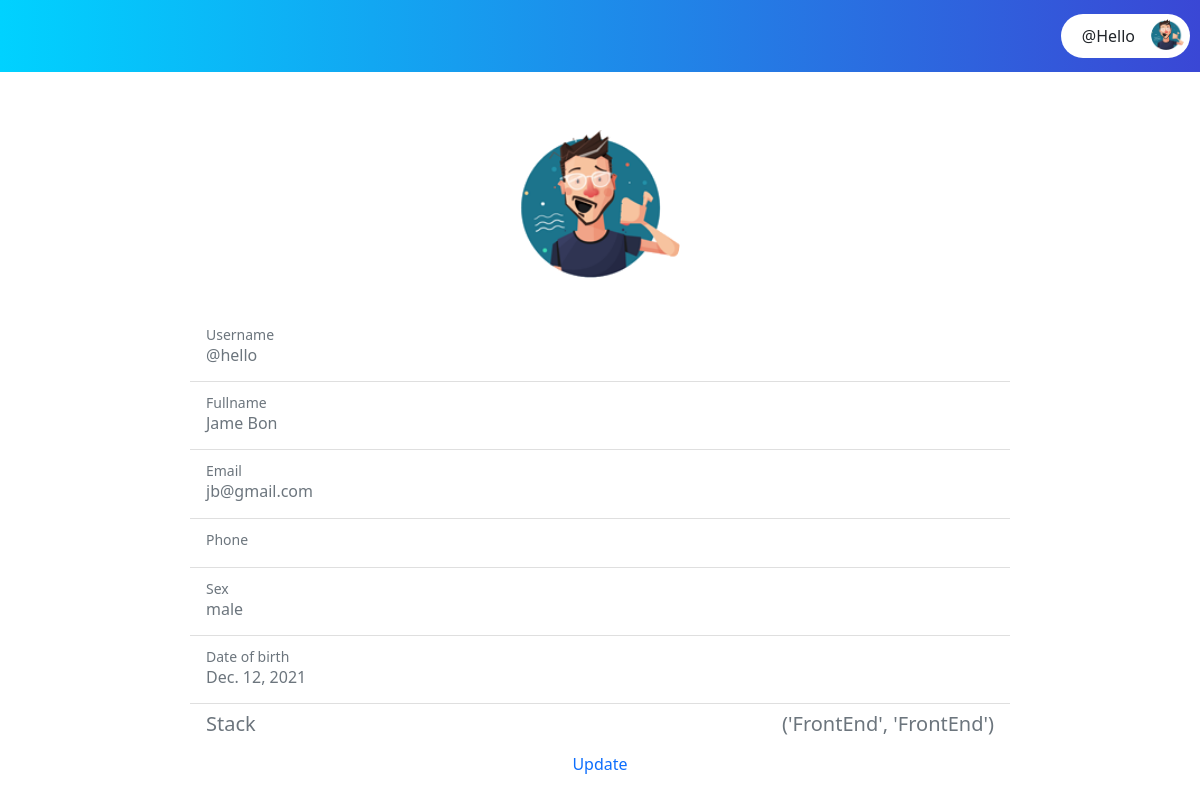
The page /participants/en/profile/ (signed in) on the database as committed earlier.
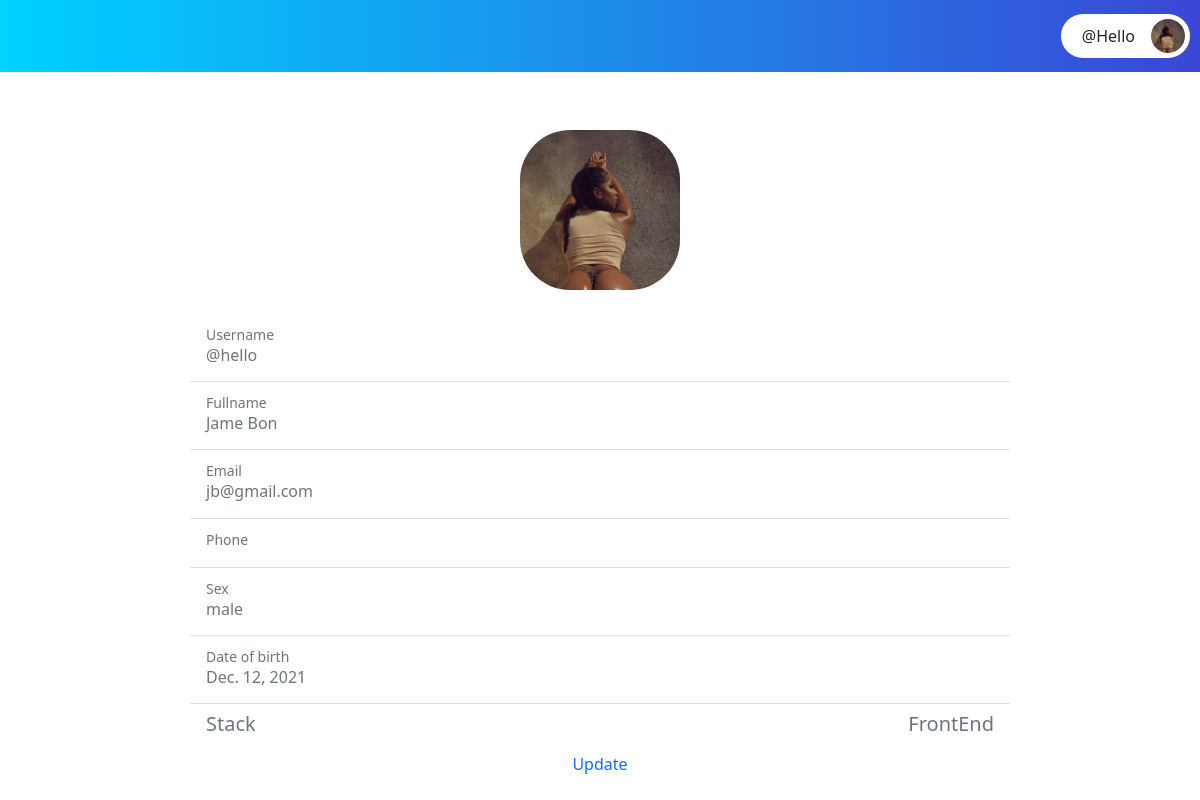
The same page on the database as committed later.
### core/models.py (models this page shows, shortened)
class CustomUser(AbstractUser):
    GENDER = [
        ('Male', 'Male'),
        ('Female', 'Female'),
    ]
    id =  models.UUIDField(unique=True, primary_key=True, default=uuid.uuid4, editable=False)
    email = models.EmailField(unique=True)
    gender = models.CharField(max_length=6, choices=GENDER, default=GENDER[0])
    dob = models.DateField(null=True)
    is_participant = models.BooleanField(default=False)
    is_judge = models.BooleanField(default=False)
    is_admin = models.BooleanField(default=False)

### participants/models.py (models this page shows, shortened)
class Participant(models.Model):
    STACKS = [
        ('FrontEnd', 'FrontEnd'),
        ('BackEnd', 'BackEnd'),
        ('FullStack', 'FullStack'),
    ]
    id = models.UUIDField(default=uuid.uuid4, unique=True, editable=False, primary_key=True)
    user = models.OneToOneField(CustomUser, on_delete=models.CASCADE)
    image = models.ImageField(default="participant_image.png", upload_to="participant_profile_images")
    stack = models.CharField(max_length=30, choices=STACKS, default=STACKS[0])

### participants/views.py (the view)
# urls.py: path('profile/', ParticipantProfileDetail.as_view(), name='participant_profile'),
class ParticipantProfileDetail(LoginRequiredMixin, TemplateView):
    template_name = "participants/profile.html"
    def get_context_data(self, **kwargs: Any) -> Dict[str, Any]:
        context = super().get_context_data(**kwargs)
        participant = Participant.objects.get(user=self.request.user)
        all_participants = ParticipantPolls.objects.all()
        context['polls'] = ParticipantPolls.objects.filter(participant=participant)
        context['participants'] = all_participants
        return context

### participants/templates/participants/profile.html (shortened to what this page needs)
{% extends 'participants/dashboard.html' %}
{% load static %}
{% block dashboard_content %}
<div class="main-content p-3 mt-4">
    <div class="profile-wrapper">
        <div class="profile-content">
            <div class="p-image mx-auto p-image-lg animate__animated animate__zoomIn animate__faster">
                {% if user.is_participant %}
                <img src="{{ user.participant.image.url }}" alt="participant_image">
                {% elif user.is_judge %}
                <img src="{{ user.judgeprofile.profile_picture.url }}" alt="judges_profile">
                {% endif %}
            </div>
        </div>
        <div class="profile-text mt-4">
            <ul class="list-group list-group-flush">
                <li class="list-group-item">
                    <small class="text-muted">Username</small>
                    <h6 class="text-muted">@{{ user.username|lower }}</h6>
                </li>
                <li class="list-group-item">
                    <small class="text-muted">Fullname </small>
                    <h6 class="text-muted">{{ user.first_name }} {{ user.last_name}}</h6>
                </li>
                <li class="list-group-item">
                    <small class="text-muted">Email </small>
                    <h6 class="text-muted">{{ user.email }}</h6>
                </li>
                <li class="list-group-item">
                    <small class="text-muted">Phone</small>
                </li>
                <li class="list-group-item">
                    <small class="text-muted">Sex</small>
                    <h6 class="text-muted">{{ user.gender|lower }}</h6>
                </li>
                <li class="list-group-item">
                    <small class="text-muted">Date of birth</small>
                    <h6 class="text-muted">{{ user.dob }}</h6>
                </li>
                {% if user.is_participant %}
                <li class="list-group-item d-flex justify-content-between">
                    <h5 class="text-center text-muted">Stack</h5>
                    <h5 class="text-center text-muted">{{ user.participant.stack  }}</h5>
                </li>
                {% endif %}
            </ul>
        </div>
        <div class="profile-update d-flex justify-content-center">
            {% if user.is_participant %}
            <a href="{% url 'participant_profile_update' %}" class="nav-link p-0">Update</a>
            {% elif user.is_judge %}
            <a href="{% url 'judges_profile_update' %}" class="nav-link p-0">Update</a>
            {% endif %}
        </div>
    </div>
</div>
{% endblock %}

### participants/templates/participants/dashboard.html (shortened to what this page needs)
{% extends 'core/base.html' %}
{% load static %}
{% load crispy_forms_tags %}
{% block content %}
<div id="main">
    <header>
        <div class="header-content">
            <div class="d-flex justify-content-between align-items-center pl-4 pr-4">
                <div class="menu-btn-container">
                    <button class="menu-btn" onclick="openNav()"><i class="fa fa-bars"></i></button>
                </div>
                <div class="header-controls">
                    {% if user.is_participant %}
                    <a href="{% url 'participant_dashboard' %}" class="text-light"><i class="fa fa-home"></i></a>
                    <a href="{% url 'participant_profile' %}" class="text-light mx-3"><i class="fa fa-user"></i></a>
                    {% elif user.is_judge %}
                    <a href="{% url 'judges_dashboard' %}" class="text-light"><i class="fa fa-home"></i></a>
                    <a href="{% url 'judges_profile' %}" class="text-light mx-3"><i class="fa fa-user"></i></a>
                    {% endif %}
                    <a href="{% url 'logout' %}" class="text-danger ml-3"><i class="fa fa-sign-out-alt"></i></a>
                </div>
                <div class="avatar d-flex align-items-center profile_btn ">
                    <button class="d-flex align-items-center justify-content-center" id="toggleProfile"
                        data-toggle="false">
                        <span class="text-dark mx-3"> @{{ user.username }}</span>
                        <div class="p-image">
                            {% if user.is_participant %}
                            <img src="{{ user.participant.image.url }}" alt="participant_image">
                            {% elif user.is_judge %}
                            <img src="{{ user.judgeprofile.profile_picture.url }}" alt="judges_profile">
                            {% endif %}
                        </div>
                    </button>
                </div>
            </div>
        </div>
    </header>
    <main>
        <div class="main-wrapper">
            <div class="d-flex">
                {% block dashboard_content %}{% endblock %}
            </div>
        </div>
    </main>
</div>
{% endblock %}

Rows that differ between the two databases and show on the page:
changed CustomUser "Hello": participant.image: a different picture; participant.stack "('FrontEnd', 'FrontEnd')" → "FrontEnd"
